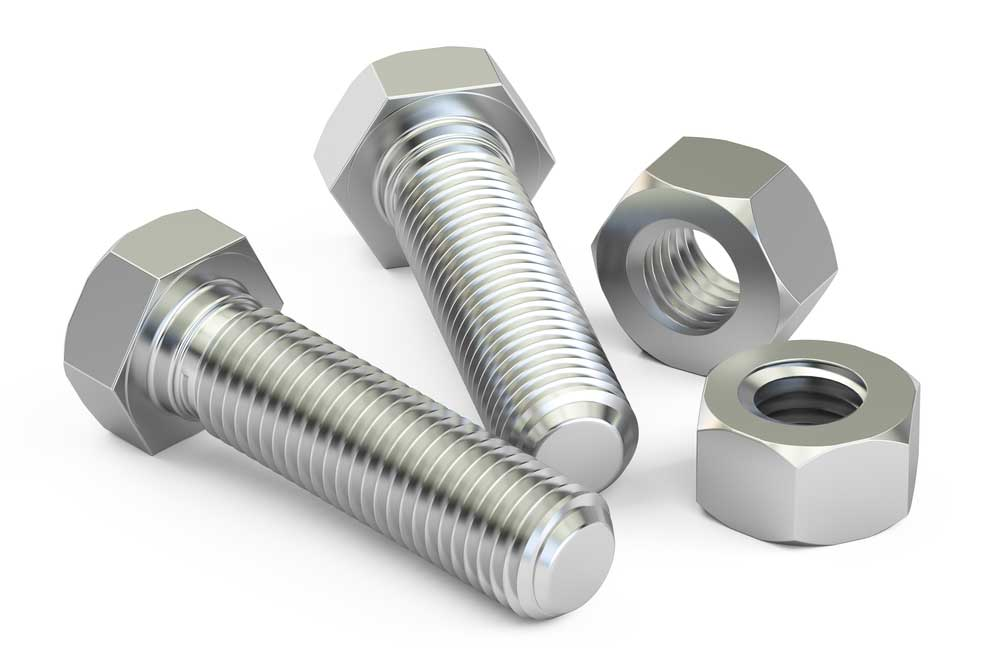
#> input picture boltsimages/bolt1.jpg, 1000 x 667 px, given in place of the camera
$ python testtake_picture.py   (older library calls are emulated)
#> lines starting #> are read from the running program, lines starting #| are printed output that depends on the picture; after the words box and inside, x2 and y2 are one past the last pixel; in counts of white or black regions, pixels touching at a corner belong together
#> further down, frame is the input picture: shape (667, 1000, 3); mean B, G, R 218.6, 219.8, 219.4
# -*- coding: utf-8 -*-
"""
Spyder Editor
POLIN may 2020
Demonstrate Contours management using numpy arrays

"""
import cv2
import numpy as np
import json
import pickle
import glob
import os
from json_tricks import dump, dumps, load, loads, strip_comments
from pathlib import Path
ix,iy = -1,-1
drawCircle = False
CONTOUR=4
#global cannyLow
#global cannyHi
cannyLow = 50
cannyHi = 200
displayContourSelectionProcess=False # show the contours selection in small frame image
storedcontours={}
contourStoreFolder=Path("../contours/")
_im2 = None #just to test
#print(glob.glob(contourStoreFolder+'*.npy'))

def f_removeShadows(_thisImage):
    low_H = 0
    low_S = 0
    low_V = 0
    high_H = 182
    high_S = 35
    high_V = 86
    _HSVImage=_thisImage

    if(1):
        img0 = _HSVImage
        img = cv2.cvtColor(img0, cv2.COLOR_BGR2HSV)
#> img: shape (667, 1000, 3); mean H, S, V 10, 2.7, 220

        rgb_planes = cv2.split(img)

        result_planes = []
        result_norm_planes = []
        for plane in rgb_planes:
            dilated_img = cv2.dilate(plane, np.ones((7,7), np.uint8))
            bg_img = cv2.medianBlur(dilated_img, 21)
            diff_img = 255 - cv2.absdiff(plane, bg_img)
            norm_img = cv2.normalize(diff_img,None, alpha=100, beta=155, norm_type=cv2.NORM_MINMAX, dtype=cv2.CV_8UC1)
            #norm_img = cv2.normalize(diff_img,None, alpha=0, beta=255, norm_type=cv2.NORM_MINMAX, dtype=cv2.CV_8UC1)

            result_planes.append(diff_img)
            result_norm_planes.append(norm_img)
#> this loop made 3 passes
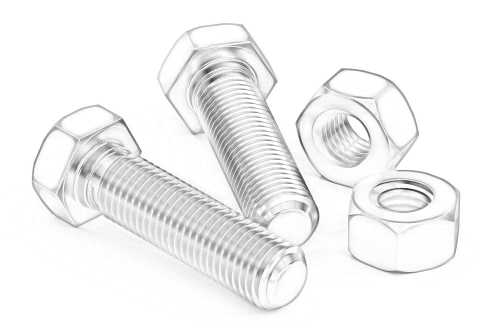
#> diff_img: shape (667, 1000) (shown at 1/2 size); min 31, max 255, mean 242.7
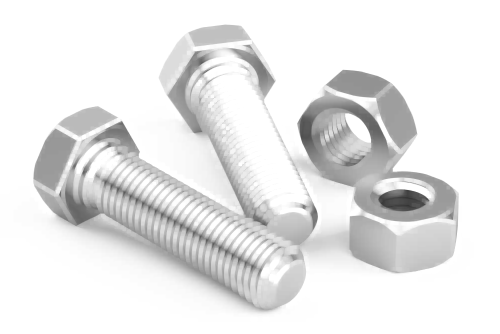
#> dilated_img: shape (667, 1000) (shown at 1/2 size); min 47, max 255, mean 231.6
#> after the loop, result_norm_planes = 3 items; result_planes = 3 items

        result = cv2.merge(result_planes)
        result_norm = cv2.merge(result_norm_planes)

        _HSVImage = result_norm
        _HSVImage = cv2.cvtColor(_HSVImage, cv2.COLOR_HSV2BGR)
        _HSVImage = cv2.cvtColor(_HSVImage, cv2.COLOR_BGR2GRAY) # we want a gray output
#> _HSVImage: shape (667, 1000)

    if(0):
        alpha = 1 # Contrast control (1.0-3.0)
        beta = 50 # Brightness control (0-100)

        adjusted = cv2.convertScaleAbs(_HSVImage, alpha=alpha, beta=beta)
        _HSVImage = adjusted
        _HSVImage = cv2.cvtColor(_HSVImage, cv2.COLOR_BGR2GRAY) # we want a gray output


        """
        unused code
        _thisImage = cv2.cvtColor(_thisImage, cv2.COLOR_BGR2GRAY)
        #gray=_thisImage
        _thisImage=cv2.blur(_thisImage, (5,5))
        """
    if (0):
        #hsv = cv2.cvtColor(_thisImage, cv2.COLOR_BGR2HSV)
        frame_HSV = cv2.cvtColor(_HSVImage, cv2.COLOR_BGR2HSV)
        frame_threshold = cv2.inRange(frame_HSV, (low_H, low_S, low_V), (high_H, high_S, high_V))
        mask = frame_threshold

        # Bitwise-AND mask and original image
        res = cv2.bitwise_and(_HSVImage,_HSVImage, mask= mask)
        #res=mask
        cv2.imshow('masked',res)
        _HSVImage=res
        _HSVImage=cv2.cvtColor(_HSVImage, cv2.COLOR_HSV2BGR)
        _HSVImage = cv2.cvtColor(_HSVImage, cv2.COLOR_BGR2GRAY) # we want a gray output
        #mask = cv2.inRange(hsv, lower_red, upper_red)
        #res = cv2.bitwise_and(_thisImage,_thisImage, mask= mask)
    if (0):
        cannyLow = cv2.getTrackbarPos('cannyLow', 'Control')
        cannyHi = cv2.getTrackbarPos('cannyHi', 'Control')

        # [7 lines of commented-out code are left out]
        _HSVImage = cv2.Canny(_HSVImage, cannyLow, cannyHi)
        #_im2 = cv2.Canny(_thisImage, cannyLow, cannyHi)

        print("Canny values %s : %s " % (str(cannyLow),str(cannyHi)))

    return _HSVImage
    #return res
def f_detectContours(_thisImage,_thisThresholdType=0,_thisThresholdValue=127):
    #global _im2 # just to test
    # proceed with contour detection from image object passed as parameter, return is a list of contours
    _noshadow=f_removeShadows(_thisImage)
    _thval = _thisThresholdValue

    # [6 lines of commented-out code are left out]
    _h,_w,_ch = _thisImage.shape
    #_img_area=int(_h*_w)
    #ret, th0 = cv2.threshold(im2, 128, 255,
    #                            cv2.THRESH_BINARY_INV+cv2.THRESH_OTSU)
    if(_thisThresholdType==0):
        _ret,_th = cv2.threshold(_noshadow, _thval, 255,cv2.THRESH_BINARY_INV+cv2.THRESH_OTSU)
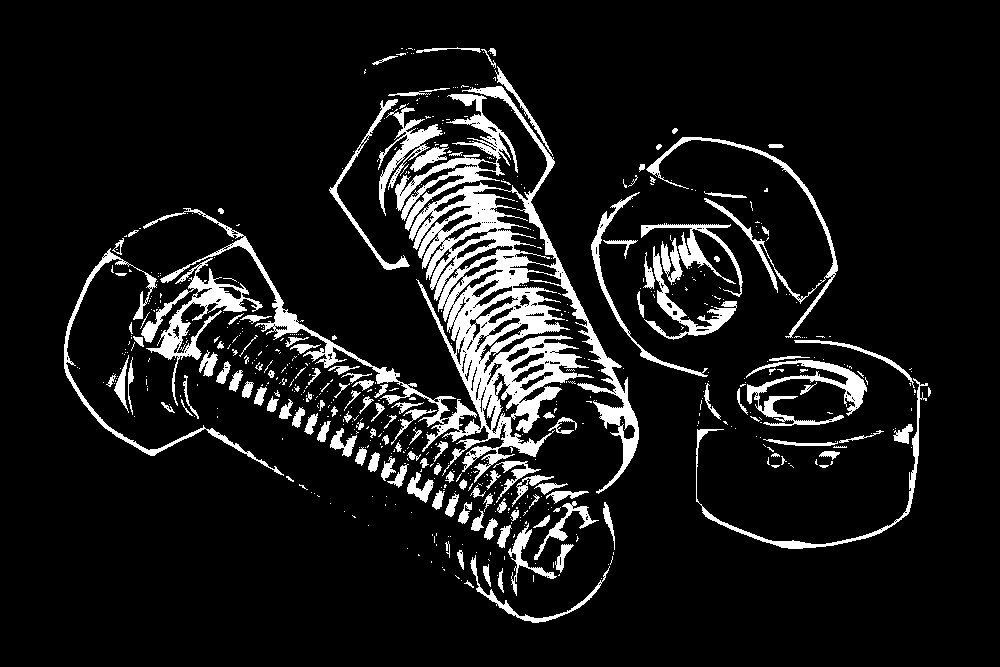
#> _th: shape (667, 1000); 9.8% white; 653 white regions (506 under 20 px)
    elif(_thisThresholdType==1):
        _ret,_th = cv2.threshold(_noshadow,_thval,255,cv2.THRESH_BINARY)
    elif(_thisThresholdType==2):
        _th = cv2.adaptiveThreshold(_noshadow,255,cv2.ADAPTIVE_THRESH_MEAN_C,\
            cv2.THRESH_BINARY,11,2)
    elif(_thisThresholdType==3):
        _th = cv2.adaptiveThreshold(_noshadow,255,cv2.ADAPTIVE_THRESH_GAUSSIAN_C,\
            cv2.THRESH_BINARY,11,2)
    else: # default
        _ret,_th = cv2.threshold(_noshadow, _thval, 255,cv2.THRESH_BINARY_INV+cv2.THRESH_OTSU)
    #contours, hierarchy = cv2.findContours(th0, cv2.RETR_TREE, cv2.CHAIN_APPROX_SIMPLE)[-2:]
    # find ALL contours, return as tree format
    _contours,_hierarchy = cv2.findContours(_th, cv2.RETR_TREE, cv2.CHAIN_APPROX_NONE)[-2:]
    #############################################################
    return (_contours, _noshadow)


def f_createblankimage():

    height=480
    width=640
    blank_image = np.zeros((height,width,3), np.uint8)
    return blank_image
def nothing(n):
    pass
# build known contours dictionary
#######################################
for filename in contourStoreFolder.glob('*.npy'):
    print (filename)
#for filename in glob.glob(contourStoreFolder+'*.npy'):
for filename in contourStoreFolder.glob('*.npy'):
    #print(glob.glob(contourStoreFolder+'*.npy'))
    #print(glob.glob(contourStoreFolder+'*.npy'))
    #with open(os.path.join(os.cwd(), filename), 'r') as f: # open in readonly mode
    # do your stuff
    #    pass
    name=str(filename).split(".npy")[0]
    shortname = name.split("\\")[-1]
    print (name)
    #name=name.split("")
    storedcontours[shortname]=np.load(filename)
    #not here ret = cv2.matchShapes(storedcontour,contoursSorted[ii],1,0.0)
    #not here print ("comparison %s with %s : result %s " % (filename,str(ii),str(ret)))
    #contour=np.load("NContour_4.txt.npy")
    #blank_image = cv2.drawContours(blank_image, storedcontour, -1, (255, 127, 0), 2)
mythreshold = 66
mythfunction = 10
#global cannyLow
#global cannyHi
cv2.namedWindow('Control')
cv2.createTrackbar("mythreshold", "Control", mythreshold, 255, nothing)
cv2.createTrackbar("mythfunction", "Control", mythfunction, 255, nothing)
cv2.createTrackbar("cannyLow", "Control", cannyLow, 255, nothing)
cv2.createTrackbar("cannyHi", "Control", cannyHi, 255, nothing)

# mouse callback function
# [36 lines left out: function f_mouseCallback, not called in this run]

cam = cv2.VideoCapture(0)
cv2.namedWindow("test")
cv2.namedWindow("processed")
cv2.setMouseCallback("test",f_mouseCallback)
cv2.setMouseCallback("processed",f_mouseCallback)
img_counter = 0
"""
# image colors thresholds.
Red [160,170,50] [179,250,220]
Green [53,74,160] [90,147,255]
Blue [110,50,150] [130,260,255]
Yellow [20,100,100] [30,255,255]

"""
######## Main loop #################
while True:
    ret, frame = cam.read()
    if not ret:
        print("failed to grab frame")
        break
    #cv2.namedWindow("test")
    _h,_w,_ch = frame.shape
    _img_area=int(_h*_w)
    _th = cv2.getTrackbarPos('mythreshold', 'Control')
    _func = cv2.getTrackbarPos('mythfunction', 'Control')
    #global cannyLow
    #global cannyHi

    if (_func < 50):
        _myfunc=0
    elif(_func < 100):
        _myfunc=1
    elif(_func < 150):
        _myfunc=2
    elif(_func < 200):
        _myfunc=3
    # # proceed with contour detection from image object passed as parameter, return is a list of contours
    contours,noshadow = f_detectContours(frame,_myfunc,_th)
#> contours = 1170 contours, 992 with area under 20; largest, box (x1, y1, x2, y2) and area: (143, 86, 639, 494) 31215, (395, 94, 518, 231) 3010, (141, 258, 263, 406) 2960, (472, 188, 557, 267) 2195, (746, 360, 867, 426) 1870
    #print("Number of Contours found = " + str(len(contours)))
    # sort contours by size
    contoursSorted = sorted(contours, key=cv2.contourArea,reverse=True)
#> contoursSorted has the same summary as contours
    # another sorting method : n=len(contours)-1
    #Sort the contours by area and then remove the largest frame contour
    #contours=sorted(contours,key=cv2.contourArea,reverse=False)[:n]
    image = frame.copy()
    # [5 lines of commented-out code are left out]
    blank_image = f_createblankimage()
    u = int(len(contoursSorted)-1)
#> u = 1169
    if (u>2):
        #for ii in range(2,u):
        for ii in range(1,u):
            if (int(cv2.contourArea(contoursSorted[ii])) >_img_area/1000 and int(cv2.contourArea(contoursSorted[ii])) <_img_area/25):
                _a = cv2.moments(contoursSorted[ii])

                image = cv2.drawContours(image, contoursSorted[ii], -1, (255, 0, 0), 2)
                #print(str(_a))
                #print(str(int(_a['m10']/_a['m00'])))
                #print("nothing")
                if (_a['m00']):
                    cx=(int(_a['m10']/_a['m00']))
                    cy=(int(_a['m01']/_a['m00']))
                    image = cv2.putText(image,str(ii),(cx,cy),cv2.FONT_HERSHEY_SIMPLEX,0.5,(255,0,0),2)
                    # try our loaded contours
                # default value used to keep only best contour
                _retBest = 1
                _objBest= "dummy"
                _contoursSortederBest={}
                _contoursSortederBest['m00'] = 1
                #######################################
                for _objname in storedcontours:
                #######################################
                    # we shift the contour left and up as much as we can
                    # note that this should have been done at contour record event
                    height=180
                    width=240
                    # translate contour top left, calculate centroid
                    dM=cv2.moments(storedcontours[_objname])
                    # calculate new centroid relative to this small frame
                    dcx = int((dM['m10']/dM['m00'])-width/2)
                    dcy = int((dM['m01']/dM['m00'])-height/2)
                    # move contour left and up by calculated amount
                    storedcontours[_objname]=storedcontours[_objname]-[dcx,dcy]
                    if (displayContourSelectionProcess):
                        blank_image = np.zeros((height,width,3), np.uint8)
                        cv2.imshow("objects", blank_image)
                        k = cv2.waitKey(1)
                        blank_image = cv2.drawContours(blank_image, storedcontours[_objname],-1, (0,0,255),3)
                        cv2.imshow("objects", blank_image)
                        k = cv2.waitKey(2)
                        if k%256 == 27:
                            # ESC pressed
                            print("Escape hit, closing...")
                            break
                    ret = cv2.matchShapes(storedcontours[_objname],contoursSorted[ii],1,0.0)
                    _contoursSorteder = cv2.moments(contoursSorted[ii])
                    _blue=255
                    _red=255
                    # if the match is better then make sure the best object (name, match value and centroid) are returned
                    if ret < _retBest:
                        _objBest = _objname
                        _retBest = ret
                        _contoursSortederBest = _contoursSorteder
                _contoursSorteder=_contoursSortederBest
                if (_a['m00'] and _retBest <= 0.2 and not ( "doh" in _objBest)):
                    cx=(int(_a['m10']/_a['m00']))
                    cy=(int(_a['m01']/_a['m00']))
                    name=_objBest+str("(%.2f)" % round(_retBest,2))
                    _blue=int((255-(255*(_retBest/0.2))))
                    _red=int(255*(_retBest/0.2))
                    frame = cv2.putText(frame,name,(cx,cy),cv2.FONT_HERSHEY_SIMPLEX,0.5,(_blue,17,_red),2)
#> this loop made 1168 passes
#> (cx, cy) on passes 1 to 8: (456, 162), (193, 314), (519, 226), (811, 389), (762, 218), (132, 367), (686, 309), (404, 149)
#> pass 1, `image = cv2.drawContours(image, contoursSorted[ii], -1, (255, 0, 0), 2)`:
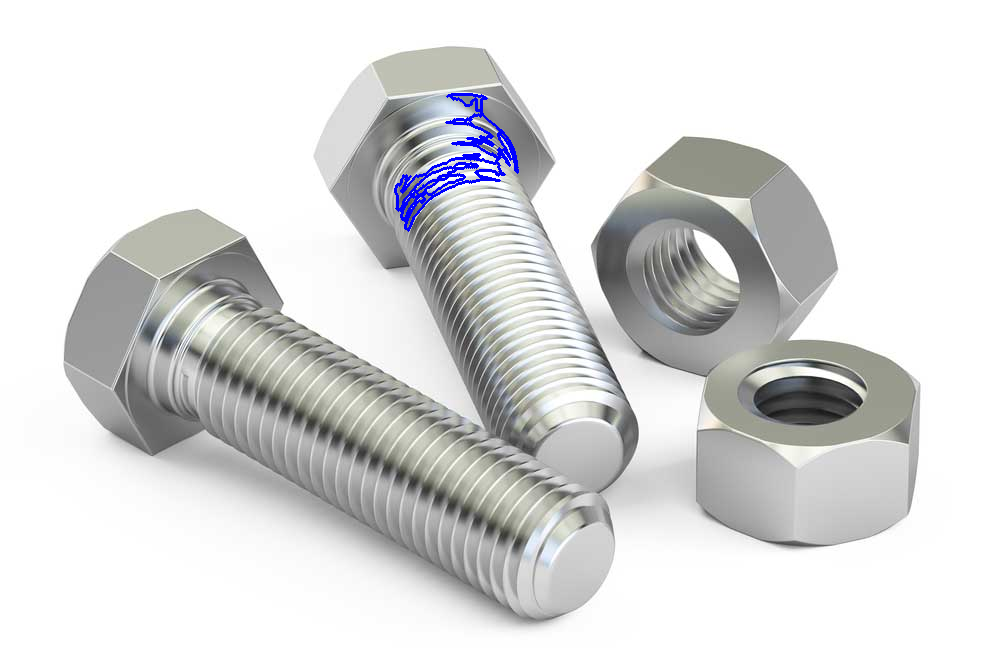
#> image: shape (667, 1000, 3); 0.51% of pixels changed, all inside (x1, y1, x2, y2) = (394, 93, 519, 232)
#> after the loop:
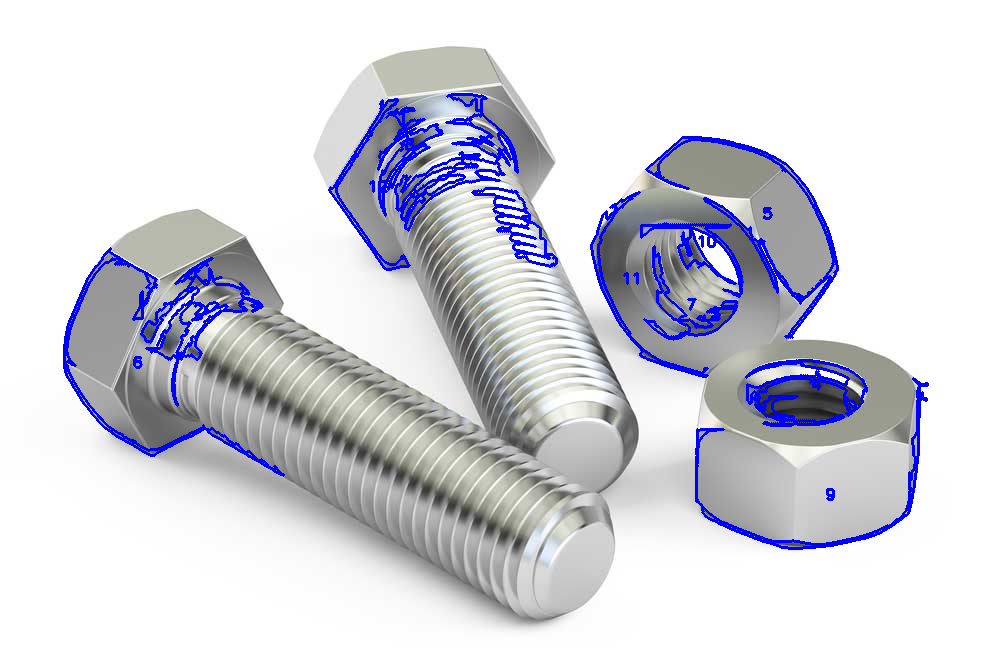
#> image: shape (667, 1000, 3); mean B, G, R 222.6, 213.6, 213.2
#> after the loop, storedcontours = 0 items
                #######################################

    if(drawCircle):
        cv2.circle(image,(ix,iy),100,(255,255,0),1)
    cv2.imshow("processed",image)
    cv2.imshow("original", frame)
    cv2.imshow("noshadow", noshadow)
    k = cv2.waitKey(2000)
#> (key Esc is pressed here)
    if k%256 == 27:
        # ESC pressed
        print("Escape hit, closing...")
        break
    elif k%256 == 32:
        # SPACE pressedm take picture !
        pass
        # attention this is valid for linux paths only (to be tested on windows)
        path = './images'
        # path = "/home/po/Documents/2021-10-objects-recognition-CNN-Yolov5"

        img_name = "desk_{}.png".format(img_counter)
        cv2.imwrite(os.path.join(path , img_name),frame)
        # cv2.imwrite(img_name, frame)
        print("{} written!".format(img_name))
        img_counter += 1

cam.release()

cv2.destroyAllWindows()

$ run again, on boltsimages/bolt4.jpg
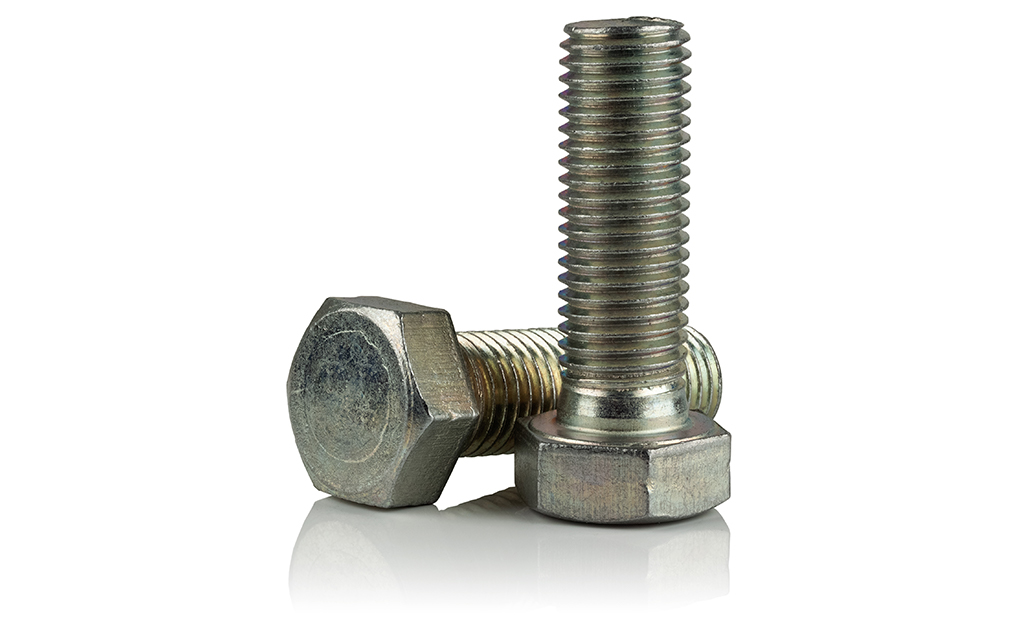
#> input picture boltsimages/bolt4.jpg, 1025 x 625 px, given in place of the camera
#> frame is the input picture: shape (625, 1025, 3); mean B, G, R 223.3, 226, 225.9
#> img: shape (625, 1025, 3); mean H, S, V 8.8, 8, 226.4
#> the loop in f_removeShadows, `for plane in rgb_planes:` made 3 passes
#> after the loop in f_removeShadows, `for plane in rgb_planes:`: result_norm_planes = 3 items
#> in f_detectContours, `_ret,_th = cv2.threshold(_noshadow, _thval, 255,cv2.THRESH_BINARY_INV+..`:
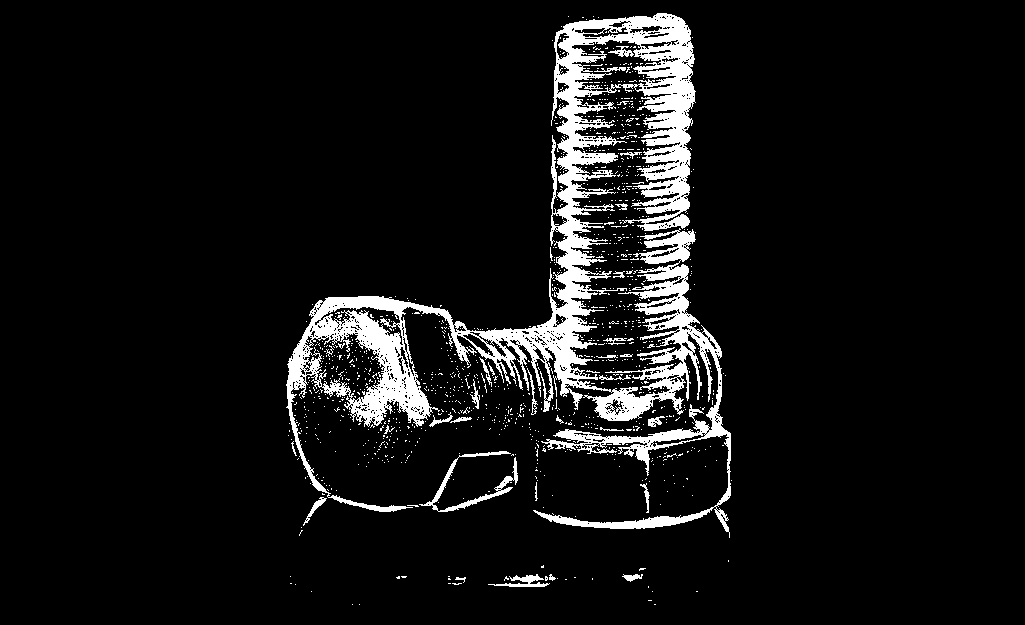
#> _th: shape (625, 1025); 7.7% white; 1138 white regions (1106 under 20 px)
#> contours = 2203 contours, 2116 with area under 20; largest, box (x1, y1, x2, y2) and area: (286, 13, 731, 538) 49032, (308, 332, 385, 401) 3034, (571, 39, 677, 92) 2793, (320, 306, 404, 346) 917, (419, 451, 518, 512) 660
#> contoursSorted has the same summary as contours
#> u = 2202
#> the loop `for ii in range(1,u):` made 2201 passes
#> (cx, cy) on passes 1 to 4: (347, 364), (614, 64), (370, 317), (473, 484)
#> after the loop `for ii in range(1,u):`:
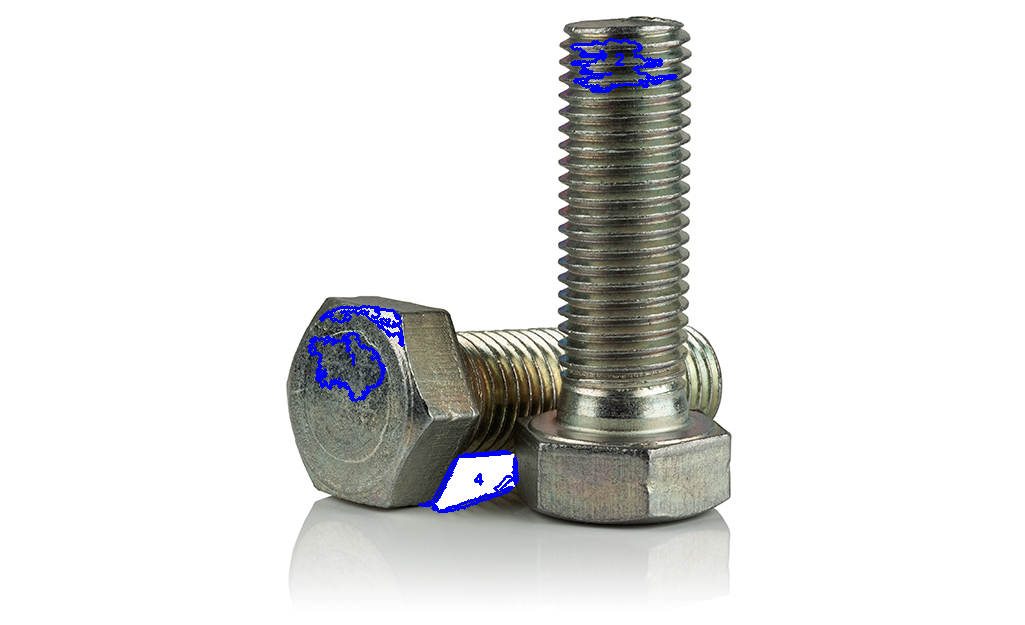
#> image: shape (625, 1025, 3); mean B, G, R 224.6, 225, 224.9
#> after the loop `for ii in range(1,u):`: storedcontours = 0 items
